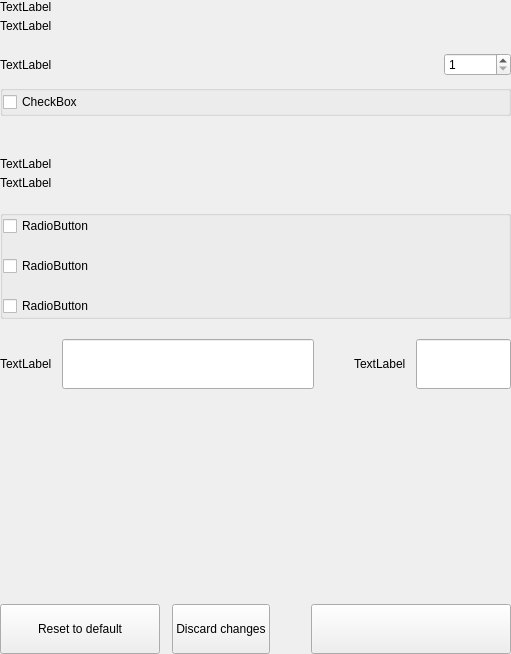
<?xml version="1.0" encoding="UTF-8"?>
<ui version="4.0">
 <class>SettingsWalletOptionsWidget</class>
 <widget class="QWidget" name="SettingsWalletOptionsWidget">
  <property name="geometry">
   <rect>
    <x>0</x>
    <y>0</y>
    <width>511</width>
    <height>654</height>
   </rect>
  </property>
  <property name="windowTitle">
   <string>Form</string>
  </property>
  <layout class="QVBoxLayout" name="verticalLayout">
   <property name="spacing">
    <number>0</number>
   </property>
   <property name="leftMargin">
    <number>0</number>
   </property>
   <property name="topMargin">
    <number>0</number>
   </property>
   <property name="rightMargin">
    <number>0</number>
   </property>
   <property name="bottomMargin">
    <number>0</number>
   </property>
   <item>
    <widget class="QWidget" name="left" native="true">
     <layout class="QVBoxLayout" name="verticalLayout_1">
      <property name="leftMargin">
       <number>0</number>
      </property>
      <property name="topMargin">
       <number>0</number>
      </property>
      <property name="rightMargin">
       <number>0</number>
      </property>
      <property name="bottomMargin">
       <number>0</number>
      </property>
      <item>
       <layout class="QVBoxLayout" name="verticalLayout_2">
        <property name="spacing">
         <number>0</number>
        </property>
        <item>
         <layout class="QHBoxLayout" name="horizontalLayout">
          <property name="spacing">
           <number>0</number>
          </property>
          <item>
           <layout class="QVBoxLayout" name="verticalLayoutTitle">
            <property name="spacing">
             <number>5</number>
            </property>
            <item>
             <widget class="QLabel" name="labelTitle">
              <property name="text">
               <string>TextLabel</string>
              </property>
             </widget>
            </item>
            <item>
             <widget class="QLabel" name="labelSubtitle1">
              <property name="text">
               <string>TextLabel</string>
              </property>
              <property name="wordWrap">
               <bool>true</bool>
              </property>
             </widget>
            </item>
           </layout>
          </item>
         </layout>
        </item>
        <item>
         <spacer name="verticalSpacer">
          <property name="orientation">
           <enum>Qt::Vertical</enum>
          </property>
          <property name="sizeType">
           <enum>QSizePolicy::Fixed</enum>
          </property>
          <property name="sizeHint" stdset="0">
           <size>
            <width>20</width>
            <height>20</height>
           </size>
          </property>
         </spacer>
        </item>
        <item>
         <layout class="QHBoxLayout" name="horizontalLayout_1">
          <property name="bottomMargin">
           <number>9</number>
          </property>
          <item>
           <widget class="QLabel" name="labelTitleStake">
            <property name="text">
             <string>TextLabel</string>
            </property>
           </widget>
          </item>
          <item>
           <spacer name="horizontalSpacer">
            <property name="orientation">
             <enum>Qt::Horizontal</enum>
            </property>
            <property name="sizeHint" stdset="0">
             <size>
              <width>40</width>
              <height>20</height>
             </size>
            </property>
           </spacer>
          </item>
          <item>
           <widget class="QSpinBox" name="spinBoxStakeSplitThreshold">
            <property name="minimum">
             <number>1</number>
            </property>
            <property name="maximum">
             <number>999999</number>
            </property>
           </widget>
          </item>
         </layout>
        </item>
        <item>
         <widget class="QGroupBox" name="groupBox">
          <property name="title">
           <string/>
          </property>
          <layout class="QVBoxLayout" name="verticalLayout_3">
           <property name="spacing">
            <number>20</number>
           </property>
           <property name="leftMargin">
            <number>0</number>
           </property>
           <property name="topMargin">
            <number>0</number>
           </property>
           <property name="rightMargin">
            <number>0</number>
           </property>
           <property name="bottomMargin">
            <number>0</number>
           </property>
           <item>
            <widget class="QCheckBox" name="radioButtonSpend">
             <property name="text">
              <string>CheckBox</string>
             </property>
            </widget>
           </item>
          </layout>
         </widget>
        </item>
        <item>
         <spacer name="verticalSpacer_1">
          <property name="orientation">
           <enum>Qt::Vertical</enum>
          </property>
          <property name="sizeType">
           <enum>QSizePolicy::Fixed</enum>
          </property>
          <property name="sizeHint" stdset="0">
           <size>
            <width>20</width>
            <height>20</height>
           </size>
          </property>
         </spacer>
        </item>
        <item>
         <widget class="QLabel" name="labelDivider">
          <property name="minimumSize">
           <size>
            <width>0</width>
            <height>1</height>
           </size>
          </property>
          <property name="maximumSize">
           <size>
            <width>16777215</width>
            <height>1</height>
           </size>
          </property>
          <property name="text">
           <string/>
          </property>
         </widget>
        </item>
        <item>
         <spacer name="verticalSpacer_2">
          <property name="orientation">
           <enum>Qt::Vertical</enum>
          </property>
          <property name="sizeType">
           <enum>QSizePolicy::Fixed</enum>
          </property>
          <property name="sizeHint" stdset="0">
           <size>
            <width>20</width>
            <height>20</height>
           </size>
          </property>
         </spacer>
        </item>
        <item>
         <layout class="QHBoxLayout" name="horizontalLayout_2">
          <property name="spacing">
           <number>0</number>
          </property>
          <item>
           <layout class="QVBoxLayout" name="verticalLayoutTitle_1">
            <property name="spacing">
             <number>5</number>
            </property>
            <item>
             <widget class="QLabel" name="labelTitleNetwork">
              <property name="text">
               <string>TextLabel</string>
              </property>
             </widget>
            </item>
            <item>
             <widget class="QLabel" name="labelSubtitleNetwork">
              <property name="text">
               <string>TextLabel</string>
              </property>
              <property name="wordWrap">
               <bool>true</bool>
              </property>
             </widget>
            </item>
           </layout>
          </item>
         </layout>
        </item>
        <item>
         <spacer name="verticalSpacer_3">
          <property name="orientation">
           <enum>Qt::Vertical</enum>
          </property>
          <property name="sizeType">
           <enum>QSizePolicy::Fixed</enum>
          </property>
          <property name="sizeHint" stdset="0">
           <size>
            <width>20</width>
            <height>20</height>
           </size>
          </property>
         </spacer>
        </item>
        <item>
         <widget class="QGroupBox" name="groupBox_1">
          <property name="title">
           <string/>
          </property>
          <layout class="QVBoxLayout" name="verticalLayout_4">
           <property name="spacing">
            <number>20</number>
           </property>
           <property name="leftMargin">
            <number>0</number>
           </property>
           <property name="topMargin">
            <number>0</number>
           </property>
           <property name="rightMargin">
            <number>0</number>
           </property>
           <property name="bottomMargin">
            <number>0</number>
           </property>
           <item>
            <widget class="QCheckBox" name="checkBoxMap">
             <property name="text">
              <string>RadioButton</string>
             </property>
            </widget>
           </item>
           <item>
            <widget class="QCheckBox" name="checkBoxAllow">
             <property name="text">
              <string>RadioButton</string>
             </property>
            </widget>
           </item>
           <item>
            <widget class="QCheckBox" name="checkBoxConnect">
             <property name="text">
              <string>RadioButton</string>
             </property>
            </widget>
           </item>
          </layout>
         </widget>
        </item>
        <item>
         <spacer name="verticalSpacer_4">
          <property name="orientation">
           <enum>Qt::Vertical</enum>
          </property>
          <property name="sizeType">
           <enum>QSizePolicy::Fixed</enum>
          </property>
          <property name="sizeHint" stdset="0">
           <size>
            <width>20</width>
            <height>20</height>
           </size>
          </property>
         </spacer>
        </item>
        <item>
         <layout class="QHBoxLayout" name="horizontalLayout_3" stretch="2,0,1">
          <property name="spacing">
           <number>0</number>
          </property>
          <item>
           <layout class="QHBoxLayout" name="horizontalLayout_4">
            <property name="spacing">
             <number>10</number>
            </property>
            <item>
             <widget class="QLabel" name="labelSubtitleProxy">
              <property name="text">
               <string>TextLabel</string>
              </property>
             </widget>
            </item>
            <item>
             <widget class="QLineEdit" name="lineEditProxy">
              <property name="minimumSize">
               <size>
                <width>0</width>
                <height>50</height>
               </size>
              </property>
              <property name="maximumSize">
               <size>
                <width>16777215</width>
                <height>50</height>
               </size>
              </property>
             </widget>
            </item>
           </layout>
          </item>
          <item>
           <spacer name="horizontalSpacer_1">
            <property name="orientation">
             <enum>Qt::Horizontal</enum>
            </property>
            <property name="sizeHint" stdset="0">
             <size>
              <width>40</width>
              <height>20</height>
             </size>
            </property>
           </spacer>
          </item>
          <item>
           <layout class="QHBoxLayout" name="horizontalLayout_5">
            <property name="spacing">
             <number>10</number>
            </property>
            <item>
             <widget class="QLabel" name="labelSubtitlePort">
              <property name="text">
               <string>TextLabel</string>
              </property>
             </widget>
            </item>
            <item>
             <widget class="QLineEdit" name="lineEditPort">
              <property name="minimumSize">
               <size>
                <width>0</width>
                <height>50</height>
               </size>
              </property>
              <property name="maximumSize">
               <size>
                <width>16777215</width>
                <height>50</height>
               </size>
              </property>
             </widget>
            </item>
           </layout>
          </item>
         </layout>
        </item>
        <item>
         <spacer name="verticalSpacer_5">
          <property name="orientation">
           <enum>Qt::Vertical</enum>
          </property>
          <property name="sizeHint" stdset="0">
           <size>
            <width>20</width>
            <height>40</height>
           </size>
          </property>
         </spacer>
        </item>
        <item>
         <layout class="QHBoxLayout" name="horizontalLayout_6">
          <property name="spacing">
           <number>12</number>
          </property>
          <item>
           <widget class="QPushButton" name="pushButtonReset">
            <property name="minimumSize">
             <size>
              <width>160</width>
              <height>50</height>
             </size>
            </property>
            <property name="maximumSize">
             <size>
              <width>50</width>
              <height>16777215</height>
             </size>
            </property>
            <property name="focusPolicy">
             <enum>Qt::NoFocus</enum>
            </property>
            <property name="text">
             <string>Reset to default</string>
            </property>
           </widget>
          </item>
          <item>
           <widget class="QPushButton" name="pushButtonClean">
            <property name="minimumSize">
             <size>
              <width>0</width>
              <height>50</height>
             </size>
            </property>
            <property name="focusPolicy">
             <enum>Qt::NoFocus</enum>
            </property>
            <property name="text">
             <string>Discard changes</string>
            </property>
           </widget>
          </item>
          <item>
           <spacer name="horizontalSpacer_2">
            <property name="orientation">
             <enum>Qt::Horizontal</enum>
            </property>
            <property name="sizeType">
             <enum>QSizePolicy::Expanding</enum>
            </property>
            <property name="sizeHint" stdset="0">
             <size>
              <width>40</width>
              <height>20</height>
             </size>
            </property>
           </spacer>
          </item>
          <item>
           <widget class="QPushButton" name="pushButtonSave">
            <property name="minimumSize">
             <size>
              <width>200</width>
              <height>50</height>
             </size>
            </property>
            <property name="maximumSize">
             <size>
              <width>200</width>
              <height>50</height>
             </size>
            </property>
            <property name="focusPolicy">
             <enum>Qt::NoFocus</enum>
            </property>
            <property name="text">
             <string/>
            </property>
           </widget>
          </item>
         </layout>
        </item>
       </layout>
      </item>
     </layout>
    </widget>
   </item>
  </layout>
 </widget>
 <resources/>
 <connections/>
</ui>
